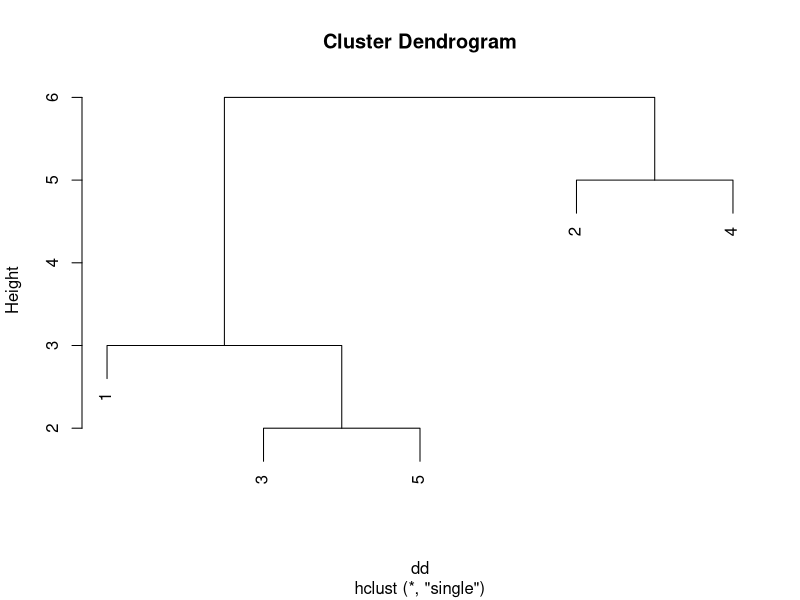
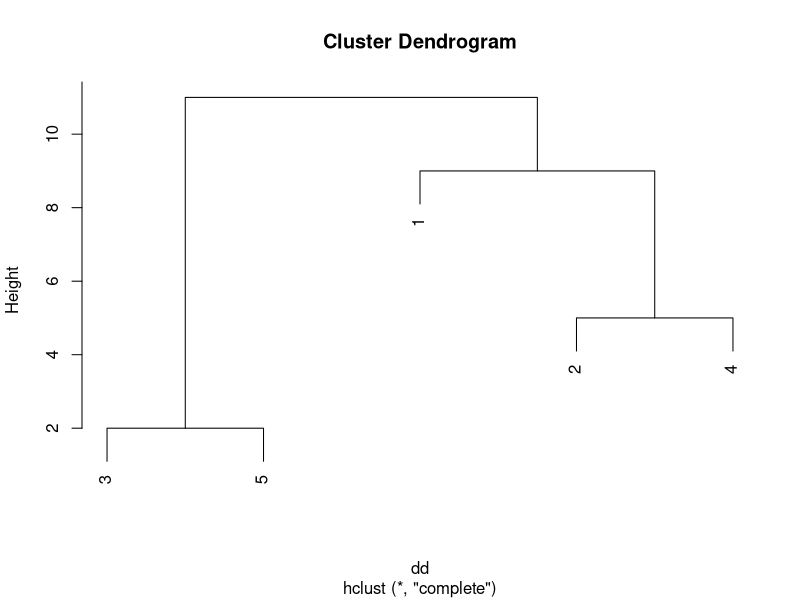
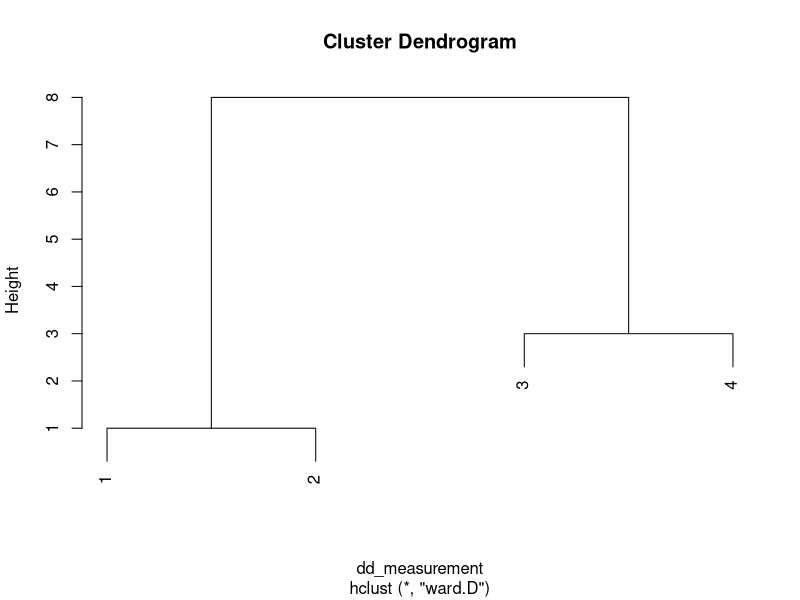
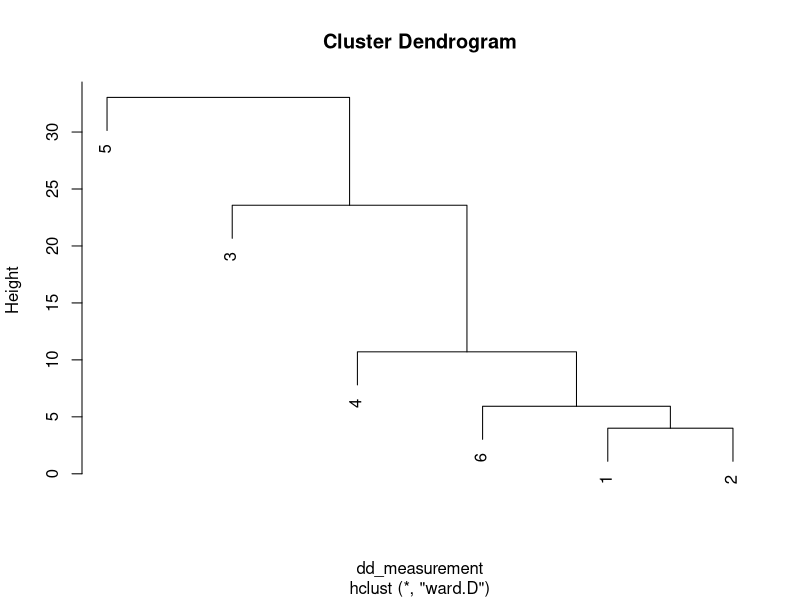

Write R code to recreate these figures, in order. (Note: this script raises an error after producing the figures.)
## ---- chunk 1
knitr::opts_chunk$set(echo = TRUE)
## ---- chunk 2
# dd <- dist(scale(USArrests), method = "euclidean")
dd <- matrix(c(0,9,3,6,11,
               9,0,7,5,10,
               3,7,0,9,2,
               6,5,9,0,8,
               11,10,2,8,0),5,5)
dd <- as.dist(dd, diag = TRUE)
#dd <- dist(dd, method = "euclidean")
dd
## ---- chunk 3
#single linkage
hc <- hclust(dd, method = "single")
plot(hc)
## ---- chunk 4
#complete linkage
hc2 <- hclust(dd, method = "complete")
plot(hc2)
## ---- chunk 5
# load data
x <- c(2,1,5,8)
x_measurements <- data.frame(x)
x_measurements
## ---- chunk 6
dd_measurement <- dist(x_measurements, method = "euclidean", diag = TRUE)
dd_measurement

## ---- chunk 7
# use ward's method
hcMeasurement <- hclust(dd_measurement, method = "ward.D")
plot(hcMeasurement)
## ---- chunk 8
#function join cluster
joint_cluster <- function(join){
    joinc <- as.matrix(join)
    meanc <- mean(joinc)
    sum <- 0
    for (i in 1:nrow(joinc)) {
      sum <- sum + (joinc[i]-meanc)^2 
    }
    return(sum)
}
## ---- chunk 9
#data frame ESS
j_12 <- joint_cluster(c(2,1))
j_13 <- joint_cluster(c(2,5))
j_14 <- joint_cluster(c(2,8))
j_23 <- joint_cluster(c(1,5))
j_24 <- joint_cluster(c(1,8))
j_34 <- joint_cluster(c(5,8))

clusterEss <- matrix(c(j_12,j_13,j_14,0,0,0,
                       0,0,0,j_23,j_24,0,
                       0,0,0,0,0,j_34),6,3)

clusterEss <- as.data.frame(clusterEss)
clusterEss
## ---- chunk 10
dd_measurement <- dist(clusterEss, method = "euclidean", diag = TRUE)
dd_measurement
hcMeasurement <- hclust(dd_measurement, method = "ward.D")
plot(hcMeasurement)
## ---- chunk 11
#data
Item_12 <- c("A", "B", "C", "D")
x1_12 <- c(5,-1,1,-3)
x2_12 <- c(3,1,-2,-2)
tabel_12 <- data.frame(Item_12, x1_12, x2_12)
matrix_12 <- as.matrix(tabel_12[,2:3])
matrix_12
## ---- chunk 12
# distance k_mean k=2
# function join cluster k-means
joint_kMeans <- function(join){
    n <- nrow(join)
    p <- ncol(join)
    sum <- matrix(c(0), ncol = p, nrow = 1)
    for (j in 1:p){
      sum[1,j] <- sum(join[,j])  
    }
    
    sum2 <- sum/n
    return(sum2)
}

#function square distances
squareDistance <- function(table){
  sum <- 0
  for (i in 1:2){
    sum <- sum + (table[1,i]-table[2,i])^2
  }
  return(sum)
}

#function square distances matrix
squareDistanceMatrix <- function(ca,cb){
  n <- nrow(ca)
  hasil <- matrix(c(0), ncol = n, nrow = 1)
  for (i in 1:n) {
    hasil[,i] <- squareDistance(rbind(ca[i,],cb))
  }
  return(hasil)
}
## ---- chunk 13
#matrix coordinate of centroid AC dan BD
rbind(joint_kMeans(matrix_12[c(1,3),]),
      joint_kMeans(matrix_12[c(2,4),]))

#matrix coordinate of centroid [A,(AC)], [A,(BD)]
print(paste("matrix coordinate of centroid [A,(AC)], [A,(BD)]"))
squareDistance(rbind(matrix_12[1,],
                     joint_kMeans(matrix_12[c(1,3),])))

squareDistance(rbind(matrix_12[1,],
                     joint_kMeans(matrix_12[c(2,4),])))

#matrix coordinate of centroid [B,(AC)], [B,(BD)]
print(paste("matrix coordinate of centroid [B,(AC)], [B,(BD)]"))
squareDistance(rbind(matrix_12[2,],
                     joint_kMeans(matrix_12[c(1,3),])))

squareDistance(rbind(matrix_12[2,],
                     joint_kMeans(matrix_12[c(2,4),])))

#matrix coordinate of centroid [C,(AC)], [C,(BD)]
print(paste("matrix coordinate of centroid [C,(AC)], [C,(BD)]"))
squareDistance(rbind(matrix_12[3,],
                     joint_kMeans(matrix_12[c(1,3),])))

squareDistance(rbind(matrix_12[3,],
                     joint_kMeans(matrix_12[c(2,4),])))

#matrix coordinate of centroid [D,(AC)], [D,(BD)]
print(paste("matrix coordinate of centroid [D,(AC)], [D,(BD)]"))
squareDistance(rbind(matrix_12[2,],
                     joint_kMeans(matrix_12[c(1,3),])))

squareDistance(rbind(matrix_12[2,],
                     joint_kMeans(matrix_12[c(2,4),])))


#square distance to group centroids A dan (BCD)
rbind(squareDistanceMatrix(matrix_12, matrix_12[1,]), squareDistanceMatrix(matrix_12, j_bcd))
